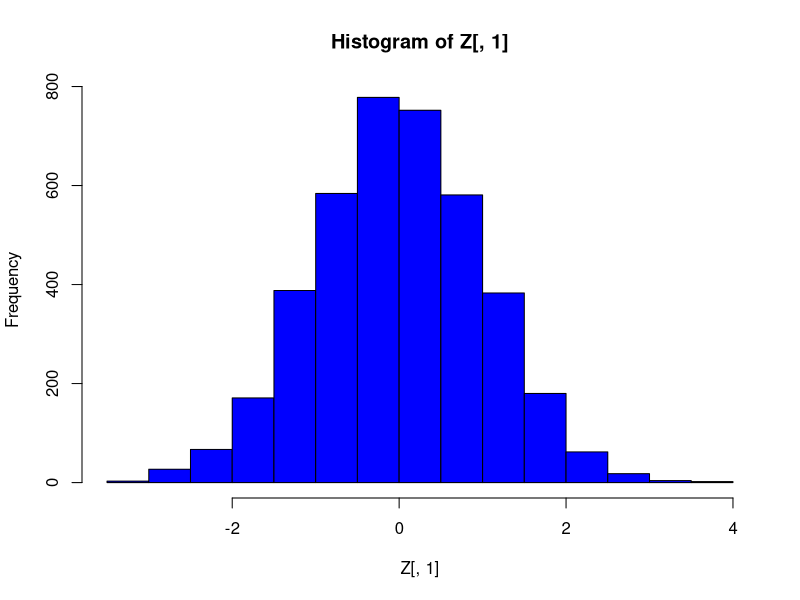
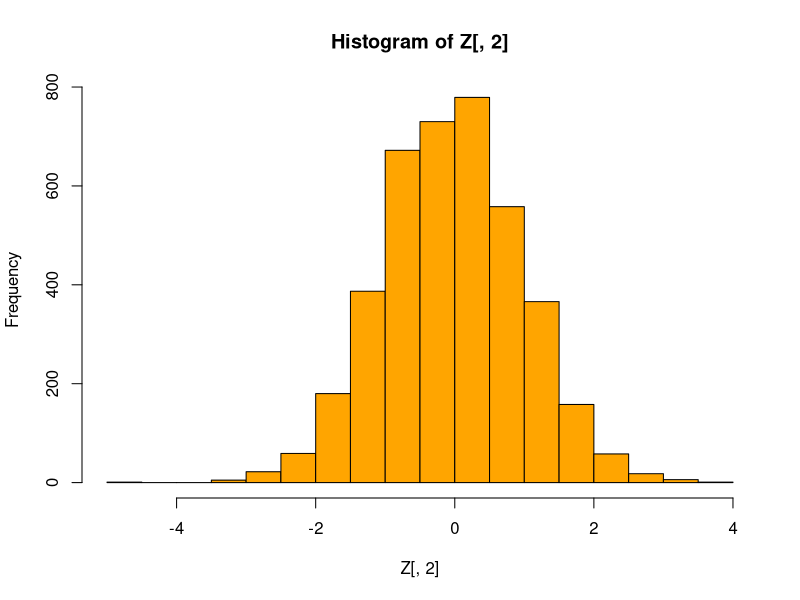
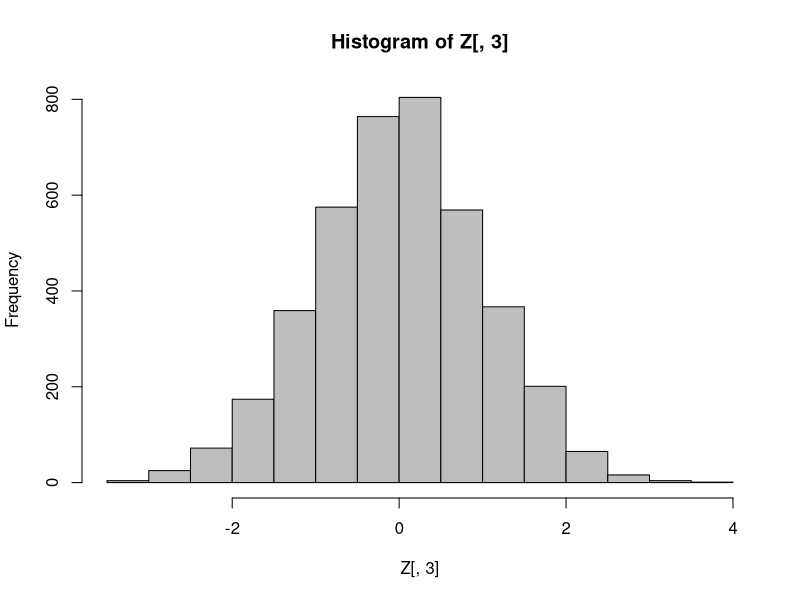
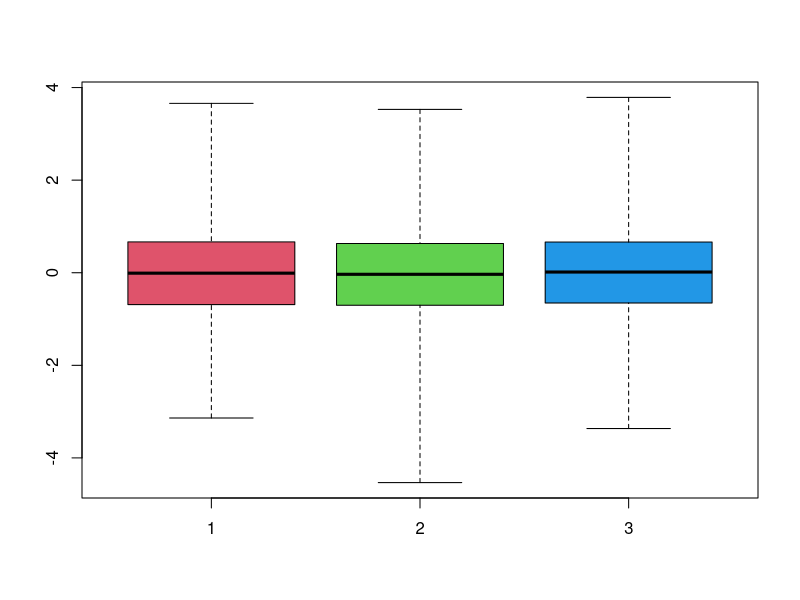
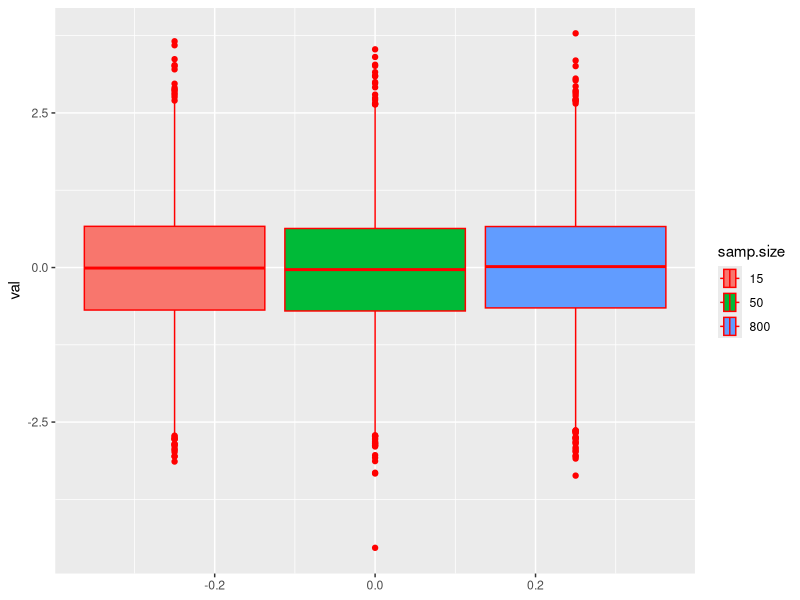
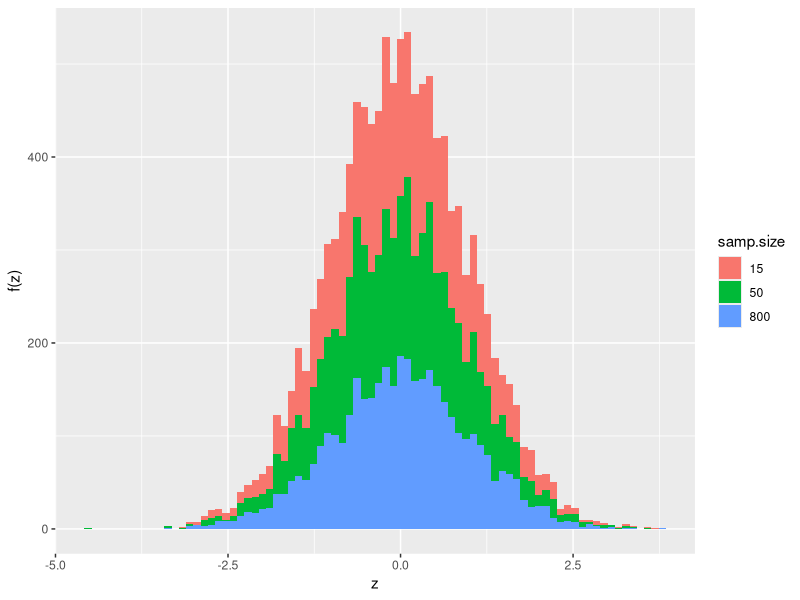
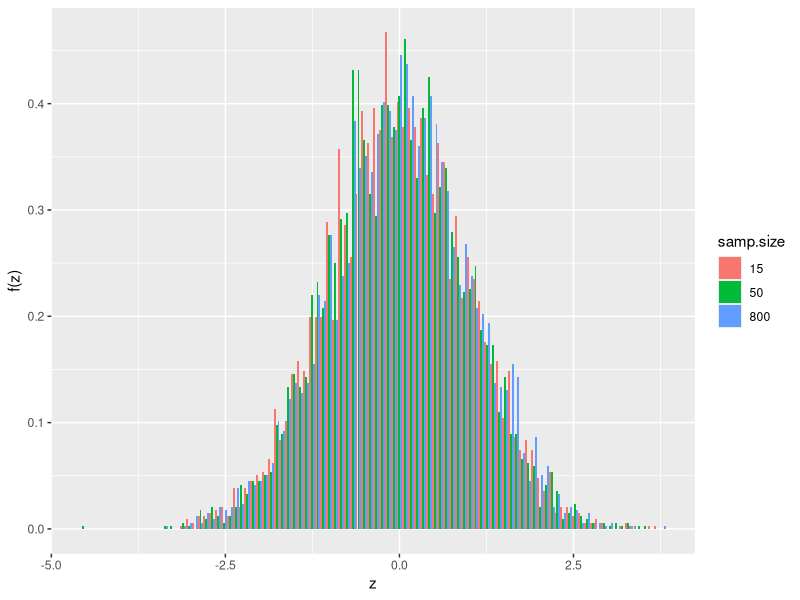

These charts were generated, in order, by the following R code:
# CLT part 2 ####

# set-up
a = 0; b = 10

sims = 4000 # montecarlo repetition number
m = c(15,50,800)

E.of.X = (a+b)/2
V.of.X = (b-a)^2/12

Z = matrix(NA, nrow = sims, ncol = length(m))

set.seed(10)

for(j in 1:length(m)) {
  
  for(i in 1:sims) {
    
    samp = runif(n=m[j], min = a, max = b)
    
    sample.mean = mean(samp)
    
    Z[i,j] = (sample.mean - E.of.X) / sqrt(V.of.X / m[j])
    
  }
  
  
}

hist(Z[,1], col="blue")
hist(Z[,2], col="orange")
hist(Z[,3], col="gray")

# install packages
# ggplot2
# ggpubr

require(ggplot2)
library(ggpubr)

# prepare the data
z.data = data.frame(
  val = as.vector(Z),
  samp.size = as.factor(
    rep(
      m, each = sims
    )
  )
)

str(z.data)

# default boxplot
boxplot(Z, range=0, col = 2:4)

# what about ggplot2?
ggplot(z.data, aes(x = val, fill = samp.size))+geom_boxplot(color = "red")+coord_flip()
# fill=samp.size makes it so it automatically recognizes three groups because samp.size is a
# factor and so it plots three different things with different automatic colors

# Histograms
# basic version
ggplot(z.data, aes(x = val, fill = samp.size))+
  labs(x = "z", y = "f(z)")+
  geom_histogram(bins=80)

# second, improved, version
ggplot(z.data, aes(x = val, y = after_stat(density), fill = samp.size))+
  labs(x = "z", y = "f(z)")+
  geom_histogram(bins=100, position = "dodge")

# third, more improved, version
graph1 = ggplot(z.data, aes(x = val, y = after_stat(density), fill = samp.size))+
  labs(x = "z", y = "f(z)")+
  geom_histogram(bins=100, position = "identity", alpha = 1)

# if you used fill in ggplot, you need to use a fill function for the color, while if you
# used something different, you need to select a color filling function matching what you had

graph1_1 = graph1+ggtitle("CLT")+scale_fill_brewer(name="Sample \n sizes", palette="Accent")

graph1_f = graph1_1+facet_grid(samp.size ~. )

# in the exam you will not use ggplot because you dont have access to internet
# learn how to do them with normal R functions for the exam
